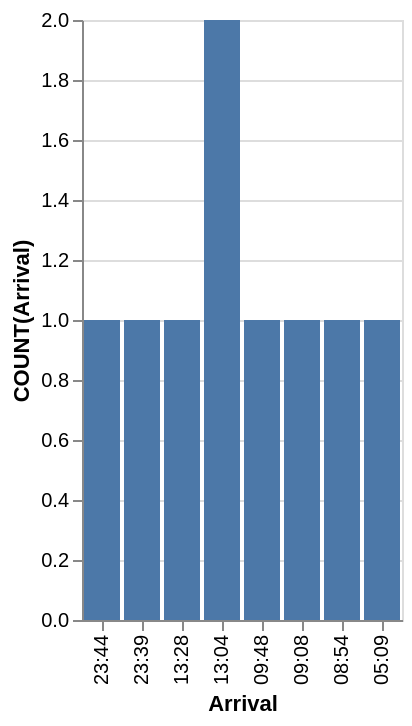

Describe this chart as a Vega-Lite specification.
### Vega-Lite specification from a JSON file in a GitHub repository (floating-point values rounded to 4 significant figures)
{"data": {"values": [{"x_data": "23:44", "y_data": 1}, {"x_data": "23:39", "y_data": 1}, {"x_data": "13:28", "y_data": 1}, {"x_data": "13:04", "y_data": 2}, {"x_data": "09:48", "y_data": 1}, {"x_data": "09:08", "y_data": 1}, {"x_data": "08:54", "y_data": 1}, {"x_data": "05:09", "y_data": 1}]}, "mark": "bar", "encoding": {"x": {"field": "x_data", "type": "nominal", "title": "Arrival", "sort": "descending"}, "y": {"field": "y_data", "type": "quantitative", "title": "COUNT(Arrival)"}}}
